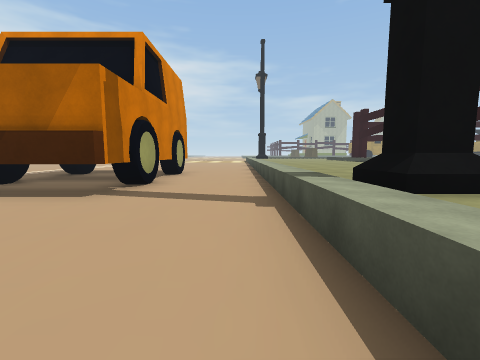
View 1 (above)

21 first-person views from a walk through a scene from a Unity 3-D project. The camera is 1.3 m above the floor, tilts 6° down and sees 90° across. Doors are open. The floor is counted in squares, 2 m on a side. Each view is taken from the middle of a square. On the plan, view 1 faces up. The plan holds only what a view shows up to about 9 squares ahead; the rest is blank. The place goes on beyond the plan. The player is left out. Some animated figures are left out.

View 2
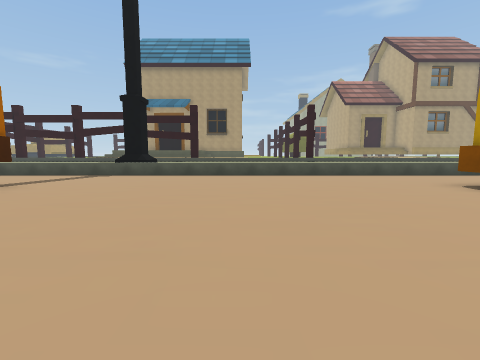

View 3
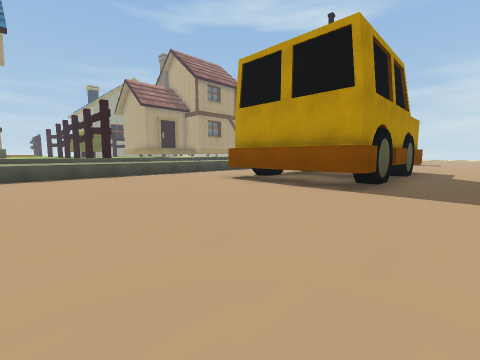

View 4
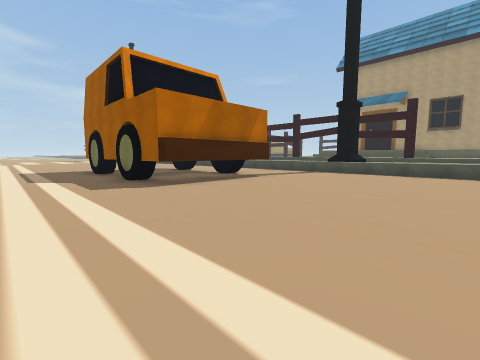

View 5
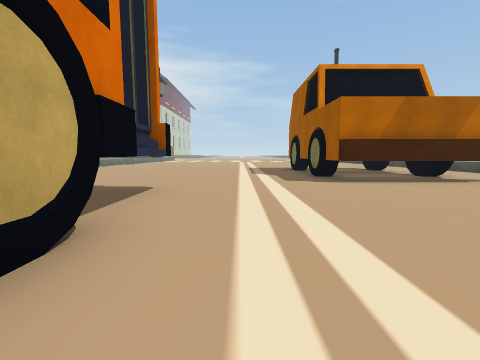

View 6
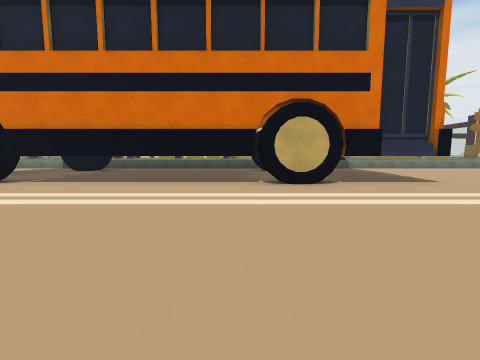

View 7
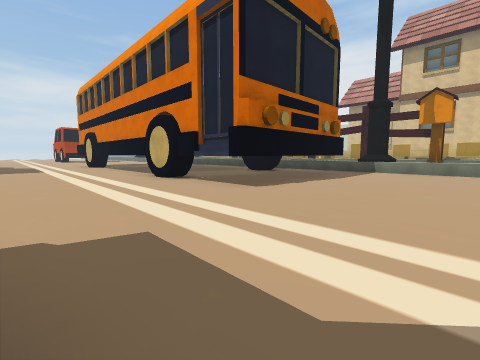

View 8
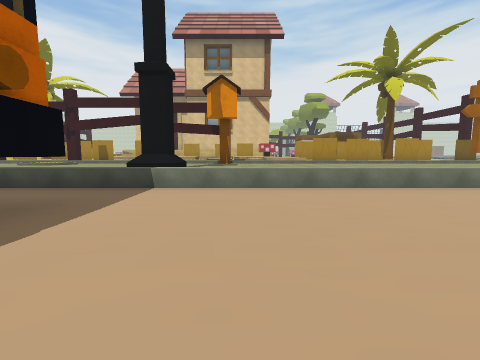

View 9
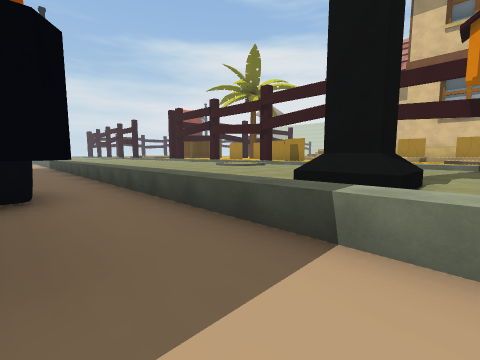

View 10
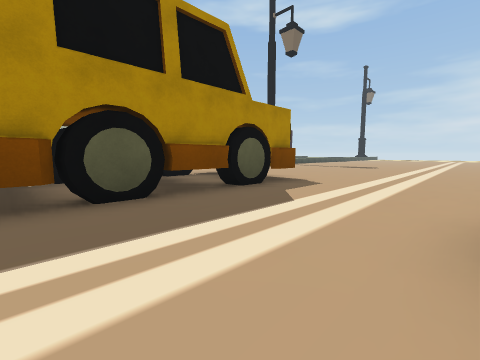

View 11
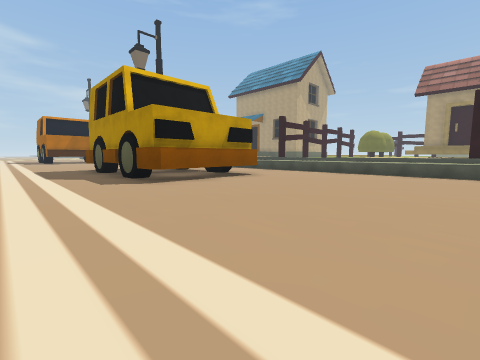

View 12
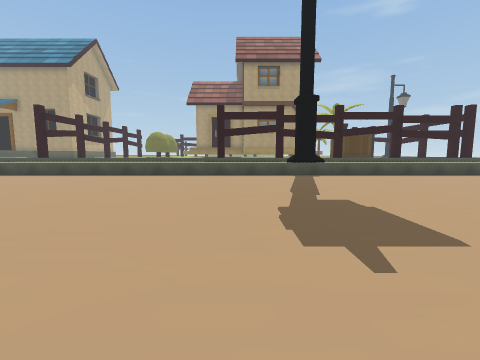

View 13
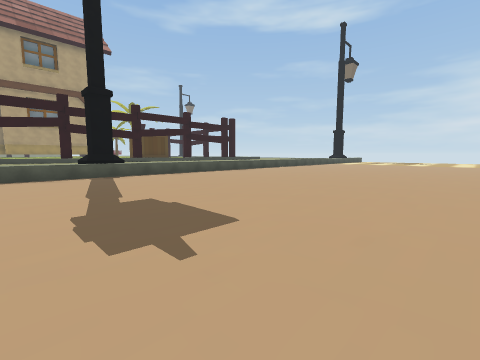

View 14
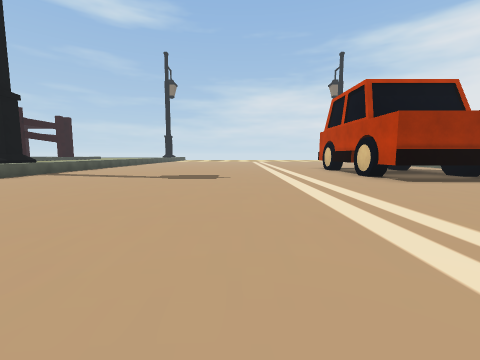

View 15
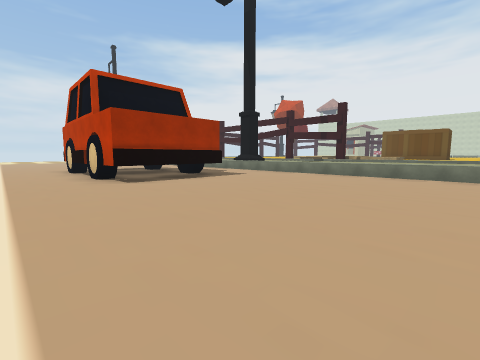

View 16
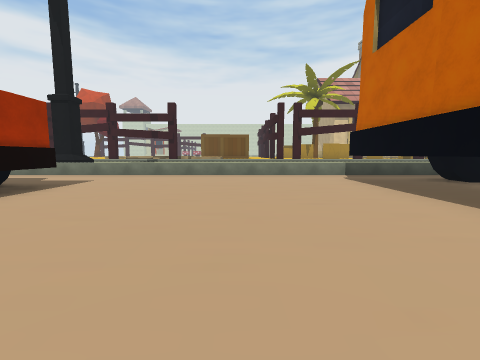

View 17
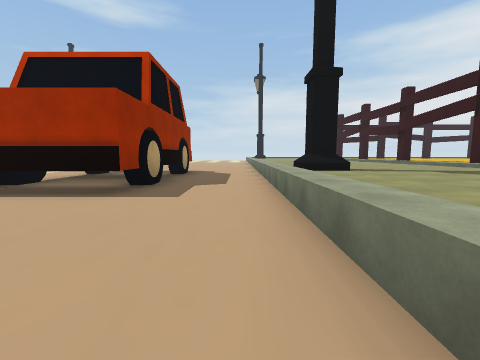

View 18
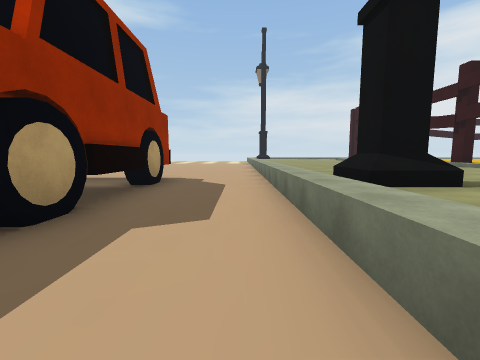

View 19
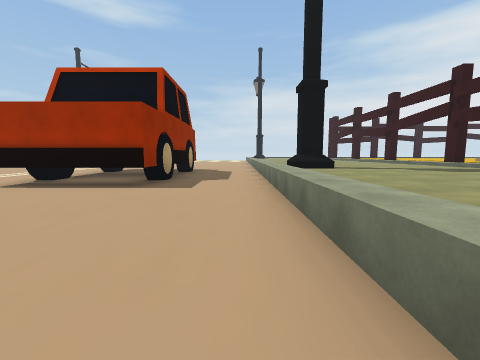

View 20
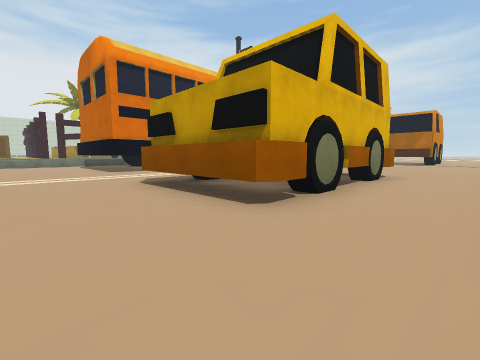

View 21
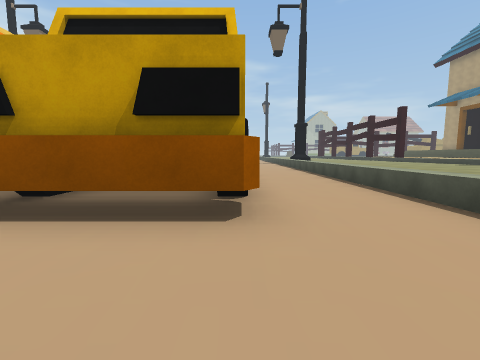

### Floor plan
Key: @ floor where view 1 was taken; # wall or solid block; . floor; ^ raised ledge; T thing the floor can be seen under or through; O other object.
Columns run from 18 left of view 1 to 3 right of it. Each row starts with its distance up from view 1.
  8   ^..     ..O# OO..^^^
  7   ^..........#  #..^^^
  6   ^..........# ##..^^^
  5   ^.........O###O..^^
  4 ^^^..........^^^#..^^
  3 ^#^................^#^
  2 ^^^.##TTT..........^^
  1 ^^^.    T..........^
  0 ^^^.O   O.........@^
 -1 ^^^.    #..........^
 -2 ^^^.    #..........^
 -3 ^ ^.    #..........^
 -4 ^ ^.    #..........^
 -5 ^ ^.    #..........^ ^
 -6   ^.    #....####..^ ^
 -7   ^.    #....O..O..^ ^
 -8   ^.#   #....#  #..^ ^
 -9   ^.O   O....#  #..^ ^
-10   ^.     ....O..O..^
-11   ^.#####....####..^
-12   ^..........####..^
-13   ^................^
-14   ^................^
-15  ^^................^
-16 ^^^................^
-17 ^^^................^
-18 ^^^..####..........^
-19 ^^^..O  O..........^
-20 ^^^..#  #..........^^^
-21 ^^^..#  #..........^^
-22  ^^..O  O..........^
-23  ^^..#  #..........^

Positions as (right, up) in squares from view 1, and headings:
1: (0, 0), facing up
2: (-7, -1), facing right
3: (-7, -1), facing down-right
4: (-8, -1), facing up-right
5: (-8, -2), facing up
6: (-4, -2), facing left
7: (-6, 6), facing down-left
8: (-11, 5), facing left
9: (-14, 4), facing down-left
10: (-9, -6), facing down-right
11: (-8, -17), facing up-right
12: (-7, -18), facing right
13: (-7, -18), facing down-right
14: (-6, -12), facing down
15: (-8, -12), facing down-left
16: (-8, -14), facing left
17: (-15, -14), facing down
18: (-15, -17), facing down
19: (-15, -13), facing down
20: (0, -14), facing up-left
21: (-2, -14), facing up
